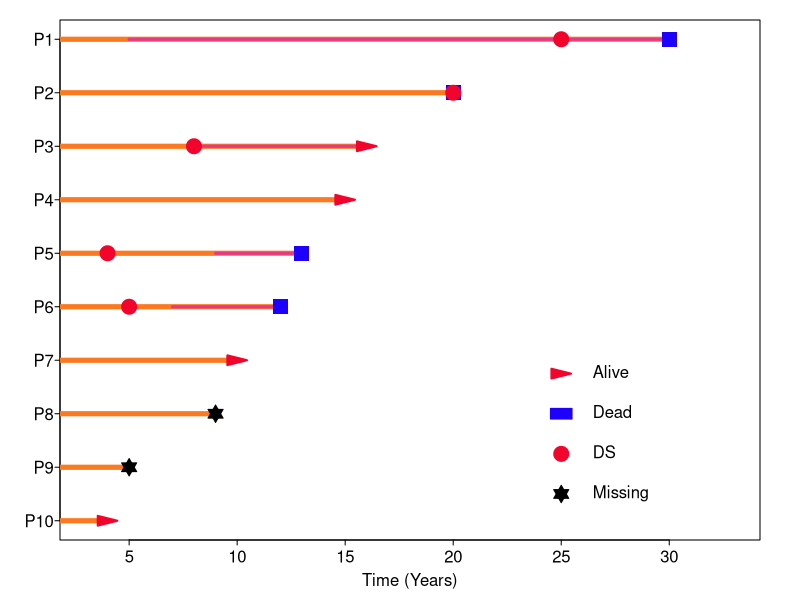
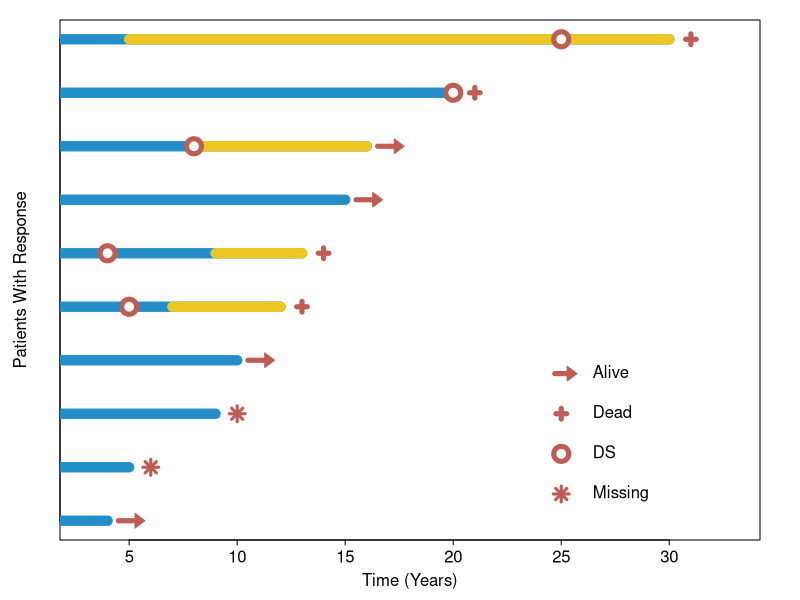

The R script that drew these images, in order:
## ---- chunk 1
knitr::opts_chunk$set(echo = TRUE)
## ---- chunk 2
options("repos"= c(CRAN="https://mirrors.tuna.tsinghua.edu.cn/CRAN/"))
options(BioC_mirror="http://mirrors.ustc.edu.cn/bioc/")
## ---- chunk 3
library(shape) #用于画箭头

Sys.setenv(LANGUAGE = "en") #显示英文报错信息
options(stringsAsFactors = FALSE) #禁止chr转成factor
## ---- chunk 4
# 读取数据
dat <- read.table("easy_input.txt",sep = "\t",header = T,check.names = F,stringsAsFactors = F,row.names = 1)
head(dat)

# 根据生存时间排序，以便图例可显示在右下角
dat <- dat[order(dat$OS.time,decreasing = F),]
## ---- chunk 5
# 设置颜色
orange <- "#fa7921"
darkred   <- "#F2042C"
darkblue  <- "#1d00ff"
peach  <- "#E43889"

# 1. 张开画布
par(bty = "o", mgp = c(1.5,.33,0), mar = c(3,3,1,2),las = 1, tcl = -.25)
plot(NULL,NULL,
     xlim = c(0,max(dat$OS.time)) + max(dat$OS.time)/10,
     ylim = c(1,nrow(dat)),
     xlab = "Time (Years)",
     ylab = "",
     yaxt = "n")
axis(side = 2,at = seq(1,nrow(dat)),labels = rownames(dat))

# 2. 主时间轴：overall survival（时间最长）
for (p in 1:nrow(dat)) {
  lines(c(0,dat[p,"OS.time"]),
        c(p,p),
        lwd = 5,
        col = orange)
  
  # 如果病人有新治疗并且时间可得
  if(dat[p,"New_therapy"] == "Yes") {
    lines(c(dat[p,"Therapy_time"],dat[p,"OS.time"]),
          c(p,p),
          lwd = 3,
          col = peach)}
  
  # 如果病人活着添加箭头
  if(dat[p,"OS"] == "Alive") {
    Arrowhead(dat[p,"OS.time"],p,lcol = darkred,arr.type = "triangle")
  } else if(dat[p,"OS"] == "Dead") { # 如果病人死亡添加方块
    points(dat[p,"OS.time"],p,col = darkblue,pch = 15,cex = 2)
  } else if(dat[p,"OS"] == "Missing") { # 如果病人失访添加星星（六芒星）
    points(dat[p,"OS.time"],p,col = "black",pch = 24,cex = 1.5,bg = "black") # 上三角
    points(dat[p,"OS.time"],p,col = "black",pch = 25,cex = 1.5,bg = "black") # 下三角
  }
}

# 3. 次时间轴：progression free survival（时间落在OS区间内）
for (p in 1:nrow(dat)) {
  # 如果病人疾病进展添加圆圈
  if(dat[p,"PFS"] == "DP") {
    points(dat[p,"PFS.time"],p,col = darkred,pch = 19, cex = 2)
  } else {next()}
}

# 4. 绘制图例（这里要根据图片大小调整的，或者后期AI更加方便）
# 4.1 存活
Arrowhead(25,3.75,
          lcol = darkred,arr.type = "triangle")
text(26,3.75,"Alive",pos = 4)

# 4.2 死亡
filledrectangle(mid = c(25,3),
                wx = 0.2,wy = 1,
                col = darkblue,
                angle = 270)
text(26,3,"Dead",pos = 4)

# 4.3 疾病进展
points(25,2.25,col = darkred,pch = 19, cex = 2)
text(26,2.25,"DS",pos = 4)

# 4.4 失访
points(25,1.5,col = "black",pch = 24,cex = 1.5,bg = "black")
points(25,1.5,col = "black",pch = 25,cex = 1.5,bg = "black")
text(26,1.5,"Missing",pos = 4)

dev.copy2pdf(file = "swimmer_draft.pdf",width = 6,height = 3)
## ---- chunk 6
# 设置颜色
jcoBlue <- "#248EC9"
jcoYellow <- "#EDC622"
jcoRed <- "#BE5D54"

# 1. 张开画布
par(bty = "o", mgp = c(1.5,.33,0), mar = c(3,3,1,2),las = 1, tcl = -.25)
plot(NULL,NULL,
     xlim = c(0,max(dat$OS.time)) + max(dat$OS.time)/10,
     ylim = c(1,nrow(dat)),
     xlab = "Time (Years)",
     ylab = "Patients With Response",
     yaxt = "n")
axis(side = 2,tck = 0, #不显示刻度线
     at = seq(1,nrow(dat)),
     labels = rep("", nrow(dat))) #y轴不显示patient编号

# 2. 主时间轴：overall survival（时间最长）
for (p in 1:nrow(dat)) {
  lines(c(0,dat[p,"OS.time"]),
        c(p,p),
        lwd = 10, #泳道的粗细
        col = jcoBlue)
  
  # 如果病人有新治疗并且时间可得
  if(dat[p,"New_therapy"] == "Yes") {
    lines(c(dat[p,"Therapy_time"],dat[p,"OS.time"]),
          c(p,p),
          lwd = 10,
          col = jcoYellow)}
  
  # 如果病人活着添加箭头
  if(dat[p,"OS"] == "Alive") {
    Arrows(dat[p,"OS.time"] + .5, #想留个空白就+0.5，根据自己喜好调整 
              p, dat[p,"OS.time"] + 1.5, p, #带尾的箭头需要x0, y0, x1, y1
           lcol = jcoRed, arr.col = jcoRed, #颜色
           lwd = 5, arr.lwd = 1, #粗细
           arr.length = .2, arr.width = .3, 
           arr.type = "triangle") # ?Arrows查看用法
  } else if(dat[p,"OS"] == "Dead") { # 如果病人死亡添加十字架
    points(dat[p,"OS.time"] + 1,
       p,col = jcoRed, pch = 3,
       cex = 1, #大小
       lwd = 5, #粗细
       bg = jcoRed) 
  } else if(dat[p,"OS"] == "Missing") { # 如果病人失访添加雪花
    points(dat[p,"OS.time"] + 1, 
           p, col = jcoRed, pch = 8, cex = 1.5, lwd = 3)
  }
}

# 3. 次时间轴：progression free survival（时间落在OS区间内）
for (p in 1:nrow(dat)) {
  # 如果病人疾病进展添加圆圈
  if(dat[p,"PFS"] == "DP") {
    points(dat[p,"PFS.time"], p, col = jcoRed,
           pch = 21, lwd = 5, bg = "white",
           cex = 2)
  } else {next()}
}

# 4. 绘制图例（这里要根据图片大小调整的，或者后期AI更加方便）

# 特殊符号的画法跟上面图中保持一致
# 4.1 存活
Arrows(24.7,3.75,25.5,3.75, #位置坐标
       lcol = jcoRed, arr.col = jcoRed, #颜色
       lwd = 5, arr.lwd = 1, #粗细
       arr.length = .2, arr.width = .3, 
       arr.type = "triangle")
text(26,3.75, "Alive", pos = 4)

# 4.2 死亡
points(25, 3, #位置坐标
       col = jcoRed, pch = 3,
       cex = 1, #大小
       lwd = 5, #粗细
       bg = jcoRed)
text(26,3, "Dead", pos = 4)

# 4.3 疾病进展
points(25, 2.25, #位置坐标
       col = jcoRed,
           pch = 21, lwd = 5, bg = "white",
           cex = 2)
text(26,2.25, "DS", pos = 4)

# 4.4 失访
points(25, 1.5, #位置坐标
       col = jcoRed, pch = 8, cex = 1.5, lwd = 3)
text(26,1.5, "Missing", pos = 4)


#你可能还想标注蓝色和黄色线的图例，就这样画
#legend(24, 5.5, #位置坐标
#       col = c(jcoBlue, jcoYellow), 
#       legend = c("BlueLineName", "YellowLineName"), 
#       lty = 1, lwd = 10,
#       bty = "n")#不显示图例边框

dev.copy2pdf(file = "swimmer_example.pdf",width = 7, height = 5)
## ---- chunk 7
sessionInfo()
